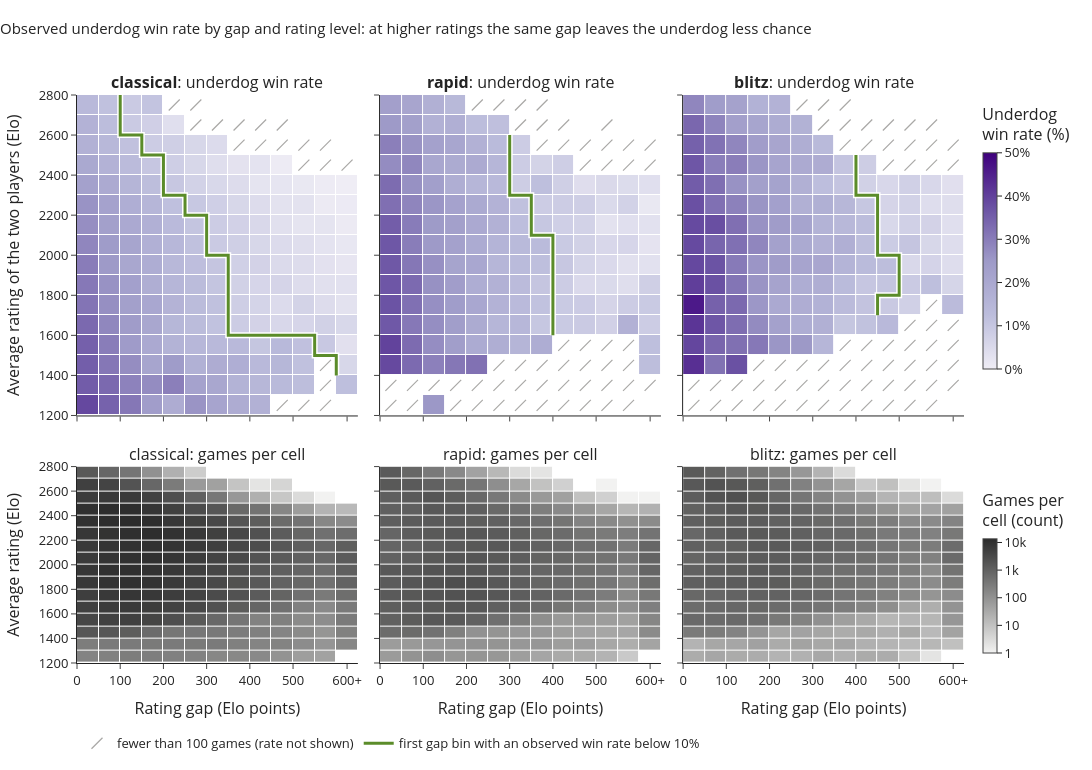

The code cell stored with this chart in its notebook:
### Code cell
show("fig_heatmap")

### Figure 1 — Plotly figure (JSON) as saved in the notebook; plotly's stock layout.template omitted (floating-point values rounded to 4 significant figures; data arrays with more than 128 entries replaced by an {"elided": "..."} marker saying what was removed)
{"data": [{"coloraxis": "coloraxis", "customdata": {"elided": "16x13 float values"}, "hovertemplate": "gap bin %{x}, avg Elo %{y}: %{z:.1f}% win (n=%{customdata:,.0f})<extra></extra>", "type": "heatmap", "x": [25.0, 75.0, 125.0, 175.0, 225.0, 275.0, 325.0, 375.0, 425.0, 475.0, 525.0, 575.0, 625.0], "xaxis": "x", "xgap": 1, "y": [1250, 1350, 1450, 1550, 1650, 1750, 1850, 1950, 2050, 2150, 2250, 2350, 2450, 2550, 2650, 2750], "yaxis": "y", "ygap": 1, "z": {"elided": "16x13 float values"}}, {"hoverinfo": "skip", "marker": {"line": {"color": "#a9a8a6", "width": 1.2}, "size": 11, "symbol": "line-ne"}, "mode": "markers", "name": "fewer than 100 games (rate not shown)", "showlegend": true, "type": "scatter", "x": [475.0, 525.0, 575.0, 575.0, 575.0, 525.0, 575.0, 625.0, 375.0, 425.0, 475.0, 525.0, 575.0, 275.0, 325.0, 375.0, 425.0, 475.0, 225.0, 275.0], "xaxis": "x", "y": [1250, 1250, 1250, 1350, 1450, 2450, 2450, 2450, 2550, 2550, 2550, 2550, 2550, 2650, 2650, 2650, 2650, 2650, 2750, 2750], "yaxis": "y"}, {"hoverinfo": "skip", "line": {"color": "white", "width": 6}, "mode": "lines", "showlegend": false, "type": "scatter", "x": [600.0, 600.0, 550.0, 550.0, 350.0, 350.0, 350.0, 350.0, 350.0, 350.0, 350.0, 350.0, 300.0, 300.0, 300.0, 300.0, 250.0, 250.0, 200.0, 200.0, 200.0, 200.0, 150.0, 150.0, 100.0, 100.0, 100.0, 100.0], "xaxis": "x", "y": [1400, 1500, 1500, 1600, 1600, 1700, 1700, 1800, 1800, 1900, 1900, 2000, 2000, 2100, 2100, 2200, 2200, 2300, 2300, 2400, 2400, 2500, 2500, 2600, 2600, 2700, 2700, 2800], "yaxis": "y"}, {"hoverinfo": "skip", "line": {"color": "#5b8c2a", "width": 3}, "mode": "lines", "name": "first gap bin with an observed win rate below 10%", "showlegend": true, "type": "scatter", "x": [600.0, 600.0, 550.0, 550.0, 350.0, 350.0, 350.0, 350.0, 350.0, 350.0, 350.0, 350.0, 300.0, 300.0, 300.0, 300.0, 250.0, 250.0, 200.0, 200.0, 200.0, 200.0, 150.0, 150.0, 100.0, 100.0, 100.0, 100.0], "xaxis": "x", "y": [1400, 1500, 1500, 1600, 1600, 1700, 1700, 1800, 1800, 1900, 1900, 2000, 2000, 2100, 2100, 2200, 2200, 2300, 2300, 2400, 2400, 2500, 2500, 2600, 2600, 2700, 2700, 2800], "yaxis": "y"}, {"coloraxis": "coloraxis2", "customdata": {"elided": "16x13 float values"}, "hovertemplate": "gap bin %{x}, avg Elo %{y}: %{customdata:,.0f} games<extra></extra>", "type": "heatmap", "x": [25.0, 75.0, 125.0, 175.0, 225.0, 275.0, 325.0, 375.0, 425.0, 475.0, 525.0, 575.0, 625.0], "xaxis": "x4", "xgap": 1, "y": [1250, 1350, 1450, 1550, 1650, 1750, 1850, 1950, 2050, 2150, 2250, 2350, 2450, 2550, 2650, 2750], "yaxis": "y4", "ygap": 1, "z": {"elided": "16x13 float values"}}, {"coloraxis": "coloraxis", "customdata": {"elided": "16x13 float values"}, "hovertemplate": "gap bin %{x}, avg Elo %{y}: %{z:.1f}% win (n=%{customdata:,.0f})<extra></extra>", "type": "heatmap", "x": [25.0, 75.0, 125.0, 175.0, 225.0, 275.0, 325.0, 375.0, 425.0, 475.0, 525.0, 575.0, 625.0], "xaxis": "x2", "xgap": 1, "y": [1250, 1350, 1450, 1550, 1650, 1750, 1850, 1950, 2050, 2150, 2250, 2350, 2450, 2550, 2650, 2750], "yaxis": "y2", "ygap": 1, "z": {"elided": "16x13 float values"}}, {"hoverinfo": "skip", "marker": {"line": {"color": "#a9a8a6", "width": 1.2}, "size": 11, "symbol": "line-ne"}, "mode": "markers", "name": "fewer than 100 games (rate not shown)", "showlegend": false, "type": "scatter", "x": [25.0, 75.0, 175.0, 225.0, 275.0, 325.0, 375.0, 425.0, 475.0, 525.0, 575.0, 25.0, 75.0, 125.0, 175.0, 225.0, 275.0, 325.0, 375.0, 425.0, 475.0, 525.0, 575.0, 625.0, 275.0, 325.0, 375.0, 425.0, 475.0, 525.0, 575.0, 425.0, 475.0, 525.0, 575.0, 475.0, 525.0, 575.0, 625.0, 375.0, 425.0, 475.0, 525.0, 575.0, 625.0, 325.0, 375.0, 425.0, 525.0, 225.0, 275.0, 325.0, 375.0], "xaxis": "x2", "y": [1250, 1250, 1250, 1250, 1250, 1250, 1250, 1250, 1250, 1250, 1250, 1350, 1350, 1350, 1350, 1350, 1350, 1350, 1350, 1350, 1350, 1350, 1350, 1350, 1450, 1450, 1450, 1450, 1450, 1450, 1450, 1550, 1550, 1550, 1550, 2450, 2450, 2450, 2450, 2550, 2550, 2550, 2550, 2550, 2550, 2650, 2650, 2650, 2650, 2750, 2750, 2750, 2750], "yaxis": "y2"}, {"hoverinfo": "skip", "line": {"color": "white", "width": 6}, "mode": "lines", "showlegend": false, "type": "scatter", "x": [400.0, 400.0, 400.0, 400.0, 400.0, 400.0, 400.0, 400.0, 400.0, 400.0, 350.0, 350.0, 350.0, 350.0, 300.0, 300.0, 300.0, 300.0, 300.0, 300.0, null, null], "xaxis": "x2", "y": [1600, 1700, 1700, 1800, 1800, 1900, 1900, 2000, 2000, 2100, 2100, 2200, 2200, 2300, 2300, 2400, 2400, 2500, 2500, 2600, null, null], "yaxis": "y2"}, {"hoverinfo": "skip", "line": {"color": "#5b8c2a", "width": 3}, "mode": "lines", "name": "first gap bin with an observed win rate below 10%", "showlegend": false, "type": "scatter", "x": [400.0, 400.0, 400.0, 400.0, 400.0, 400.0, 400.0, 400.0, 400.0, 400.0, 350.0, 350.0, 350.0, 350.0, 300.0, 300.0, 300.0, 300.0, 300.0, 300.0, null, null], "xaxis": "x2", "y": [1600, 1700, 1700, 1800, 1800, 1900, 1900, 2000, 2000, 2100, 2100, 2200, 2200, 2300, 2300, 2400, 2400, 2500, 2500, 2600, null, null], "yaxis": "y2"}, {"coloraxis": "coloraxis2", "customdata": {"elided": "16x13 float values"}, "hovertemplate": "gap bin %{x}, avg Elo %{y}: %{customdata:,.0f} games<extra></extra>", "type": "heatmap", "x": [25.0, 75.0, 125.0, 175.0, 225.0, 275.0, 325.0, 375.0, 425.0, 475.0, 525.0, 575.0, 625.0], "xaxis": "x5", "xgap": 1, "y": [1250, 1350, 1450, 1550, 1650, 1750, 1850, 1950, 2050, 2150, 2250, 2350, 2450, 2550, 2650, 2750], "yaxis": "y5", "ygap": 1, "z": {"elided": "16x13 float values"}}, {"coloraxis": "coloraxis", "customdata": {"elided": "16x13 float values"}, "hovertemplate": "gap bin %{x}, avg Elo %{y}: %{z:.1f}% win (n=%{customdata:,.0f})<extra></extra>", "type": "heatmap", "x": [25.0, 75.0, 125.0, 175.0, 225.0, 275.0, 325.0, 375.0, 425.0, 475.0, 525.0, 575.0, 625.0], "xaxis": "x3", "xgap": 1, "y": [1250, 1350, 1450, 1550, 1650, 1750, 1850, 1950, 2050, 2150, 2250, 2350, 2450, 2550, 2650, 2750], "yaxis": "y3", "ygap": 1, "z": {"elided": "16x13 float values"}}, {"hoverinfo": "skip", "marker": {"line": {"color": "#a9a8a6", "width": 1.2}, "size": 11, "symbol": "line-ne"}, "mode": "markers", "name": "fewer than 100 games (rate not shown)", "showlegend": false, "type": "scatter", "x": [25.0, 75.0, 125.0, 175.0, 225.0, 275.0, 325.0, 375.0, 425.0, 475.0, 525.0, 575.0, 25.0, 75.0, 125.0, 175.0, 225.0, 275.0, 325.0, 375.0, 425.0, 475.0, 525.0, 575.0, 625.0, 175.0, 225.0, 275.0, 325.0, 375.0, 425.0, 475.0, 525.0, 575.0, 625.0, 375.0, 425.0, 475.0, 525.0, 575.0, 625.0, 525.0, 575.0, 625.0, 575.0, 475.0, 525.0, 575.0, 625.0, 375.0, 425.0, 475.0, 525.0, 575.0, 625.0, 325.0, 375.0, 425.0, 475.0, 525.0, 575.0, 275.0, 325.0, 375.0], "xaxis": "x3", "y": [1250, 1250, 1250, 1250, 1250, 1250, 1250, 1250, 1250, 1250, 1250, 1250, 1350, 1350, 1350, 1350, 1350, 1350, 1350, 1350, 1350, 1350, 1350, 1350, 1350, 1450, 1450, 1450, 1450, 1450, 1450, 1450, 1450, 1450, 1450, 1550, 1550, 1550, 1550, 1550, 1550, 1650, 1650, 1650, 1750, 2450, 2450, 2450, 2450, 2550, 2550, 2550, 2550, 2550, 2550, 2650, 2650, 2650, 2650, 2650, 2650, 2750, 2750, 2750], "yaxis": "y3"}, {"hoverinfo": "skip", "line": {"color": "white", "width": 6}, "mode": "lines", "showlegend": false, "type": "scatter", "x": [450.0, 450.0, 500.0, 500.0, 500.0, 500.0, 450.0, 450.0, 450.0, 450.0, 450.0, 450.0, 400.0, 400.0, 400.0, 400.0, null, null, null], "xaxis": "x3", "y": [1700, 1800, 1800, 1900, 1900, 2000, 2000, 2100, 2100, 2200, 2200, 2300, 2300, 2400, 2400, 2500, null, null, null], "yaxis": "y3"}, {"hoverinfo": "skip", "line": {"color": "#5b8c2a", "width": 3}, "mode": "lines", "name": "first gap bin with an observed win rate below 10%", "showlegend": false, "type": "scatter", "x": [450.0, 450.0, 500.0, 500.0, 500.0, 500.0, 450.0, 450.0, 450.0, 450.0, 450.0, 450.0, 400.0, 400.0, 400.0, 400.0, null, null, null], "xaxis": "x3", "y": [1700, 1800, 1800, 1900, 1900, 2000, 2000, 2100, 2100, 2200, 2200, 2300, 2300, 2400, 2400, 2500, null, null, null], "yaxis": "y3"}, {"coloraxis": "coloraxis2", "customdata": {"elided": "16x13 float values"}, "hovertemplate": "gap bin %{x}, avg Elo %{y}: %{customdata:,.0f} games<extra></extra>", "type": "heatmap", "x": [25.0, 75.0, 125.0, 175.0, 225.0, 275.0, 325.0, 375.0, 425.0, 475.0, 525.0, 575.0, 625.0], "xaxis": "x6", "xgap": 1, "y": [1250, 1350, 1450, 1550, 1650, 1750, 1850, 1950, 2050, 2150, 2250, 2350, 2450, 2550, 2650, 2750], "yaxis": "y6", "ygap": 1, "z": {"elided": "16x13 float values"}}], "layout": {"annotations": [{"font": {"size": 16}, "showarrow": false, "text": "<b>classical</b>: underdog win rate", "x": 0.1583, "xanchor": "center", "xref": "paper", "y": 1.0, "yanchor": "bottom", "yref": "paper"}, {"font": {"size": 16}, "showarrow": false, "text": "<b>rapid</b>: underdog win rate", "x": 0.5, "xanchor": "center", "xref": "paper", "y": 1.0, "yanchor": "bottom", "yref": "paper"}, {"font": {"size": 16}, "showarrow": false, "text": "<b>blitz</b>: underdog win rate", "x": 0.8417, "xanchor": "center", "xref": "paper", "y": 1.0, "yanchor": "bottom", "yref": "paper"}, {"font": {"size": 16}, "showarrow": false, "text": "classical: games per cell", "x": 0.1583, "xanchor": "center", "xref": "paper", "y": 0.3458, "yanchor": "bottom", "yref": "paper"}, {"font": {"size": 16}, "showarrow": false, "text": "rapid: games per cell", "x": 0.5, "xanchor": "center", "xref": "paper", "y": 0.3458, "yanchor": "bottom", "yref": "paper"}, {"font": {"size": 16}, "showarrow": false, "text": "blitz: games per cell", "x": 0.8417, "xanchor": "center", "xref": "paper", "y": 0.3458, "yanchor": "bottom", "yref": "paper"}], "coloraxis": {"cmax": 50.0, "cmin": 0, "colorbar": {"len": 0.5, "thickness": 14, "ticksuffix": "%", "title": {"side": "top", "text": "Underdog<br>win rate (%)"}, "x": 1.01, "y": 1.0, "yanchor": "top"}, "colorscale": [[0.0, "#efedf5"], [0.25, "#bcbddc"], [0.5, "#9e9ac8"], [0.75, "#6a51a3"], [1.0, "#3f007d"]]}, "coloraxis2": {"cmax": 4.133, "cmin": 0, "colorbar": {"len": 0.32, "thickness": 14, "ticktext": ["1", "10", "100", "1k", "10k"], "tickvals": [0, 1, 2, 3, 4], "title": {"side": "top", "text": "Games per<br>cell (count)"}, "x": 1.01, "y": 0.0, "yanchor": "bottom"}, "colorscale": [[0, "#f2f2f1"], [1, "#2b2b2b"]]}, "font": {"size": 13}, "height": 770, "legend": {"orientation": "h", "x": 0, "xanchor": "left", "y": -0.115, "yanchor": "top"}, "margin": {"b": 60, "l": 75, "r": 110, "t": 95}, "plot_bgcolor": "white", "title": {"font": {"size": 15}, "text": "Observed underdog win rate by gap and rating level: at higher ratings the same gap leaves the underdog less chance", "x": 0, "xanchor": "left", "y": 0.97, "yanchor": "top"}, "width": 1100, "xaxis": {"anchor": "y", "domain": [0.0, 0.3167], "matches": "x4", "range": [0, 650], "showticklabels": false, "ticktext": ["0", "100", "200", "300", "400", "500", "600+"], "tickvals": [0, 100, 200, 300, 400, 500, 625]}, "xaxis2": {"anchor": "y2", "domain": [0.3417, 0.6583], "matches": "x5", "range": [0, 650], "showticklabels": false, "ticktext": ["0", "100", "200", "300", "400", "500", "600+"], "tickvals": [0, 100, 200, 300, 400, 500, 625]}, "xaxis3": {"anchor": "y3", "domain": [0.6833, 1.0], "matches": "x6", "range": [0, 650], "showticklabels": false, "ticktext": ["0", "100", "200", "300", "400", "500", "600+"], "tickvals": [0, 100, 200, 300, 400, 500, 625]}, "xaxis4": {"anchor": "y4", "domain": [0.0, 0.3167], "range": [0, 650], "ticktext": ["0", "100", "200", "300", "400", "500", "600+"], "tickvals": [0, 100, 200, 300, 400, 500, 625], "title": {"text": "Rating gap (Elo points)"}}, "xaxis5": {"anchor": "y5", "domain": [0.3417, 0.6583], "range": [0, 650], "ticktext": ["0", "100", "200", "300", "400", "500", "600+"], "tickvals": [0, 100, 200, 300, 400, 500, 625], "title": {"text": "Rating gap (Elo points)"}}, "xaxis6": {"anchor": "y6", "domain": [0.6833, 1.0], "range": [0, 650], "ticktext": ["0", "100", "200", "300", "400", "500", "600+"], "tickvals": [0, 100, 200, 300, 400, 500, 625], "title": {"text": "Rating gap (Elo points)"}}, "yaxis": {"anchor": "x", "domain": [0.4358, 1.0], "dtick": 200, "range": [1200, 2800], "title": {"text": "Average rating of the two players (Elo)"}}, "yaxis2": {"anchor": "x2", "domain": [0.4358, 1.0], "dtick": 200, "matches": "y", "range": [1200, 2800], "showticklabels": false}, "yaxis3": {"anchor": "x3", "domain": [0.4358, 1.0], "dtick": 200, "matches": "y", "range": [1200, 2800], "showticklabels": false}, "yaxis4": {"anchor": "x4", "domain": [0.0, 0.3458], "dtick": 200, "range": [1200, 2800], "title": {"text": "Average rating (Elo)"}}, "yaxis5": {"anchor": "x5", "domain": [0.0, 0.3458], "dtick": 200, "matches": "y4", "range": [1200, 2800], "showticklabels": false}, "yaxis6": {"anchor": "x6", "domain": [0.0, 0.3458], "dtick": 200, "matches": "y4", "range": [1200, 2800], "showticklabels": false}}}
